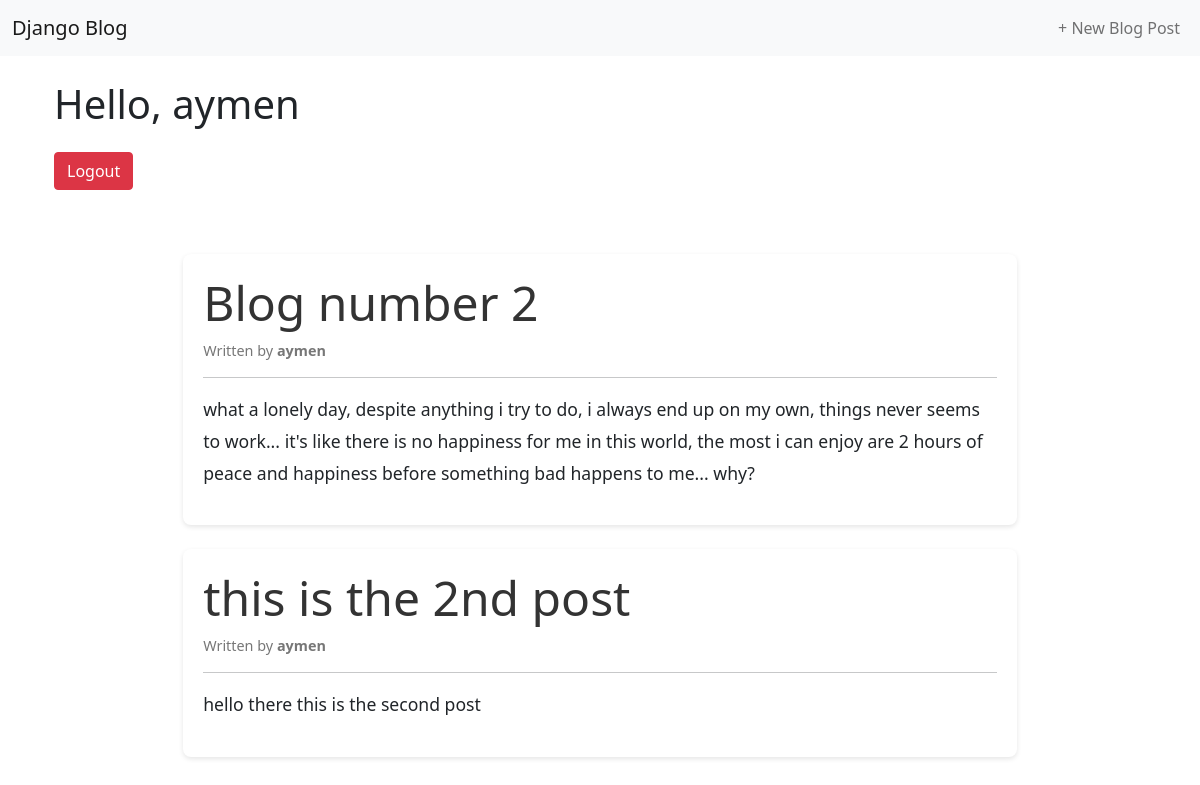
/blog/ (signed in), run on an earlier commit of the app's database.
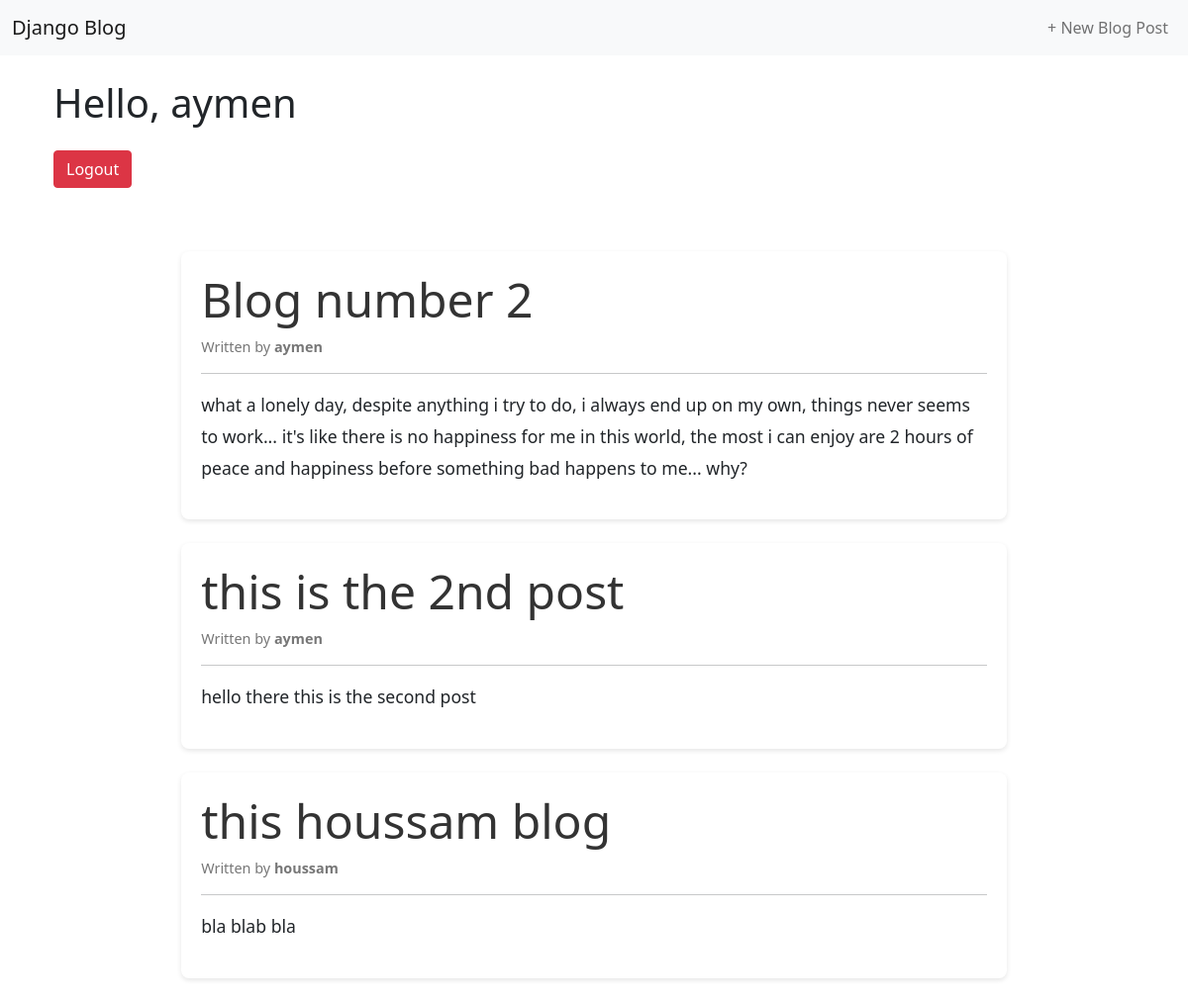
And on a later commit of the database.
### blog/models.py (models this page shows, shortened)
class BlogModel(models.Model):
    title = models.CharField(max_length=20)
    body = models.TextField()
    author = models.ForeignKey(
        'auth.User',                #! this is the foreing class that is associated to the foreign key
        on_delete=models.CASCADE    #! this will specify that when the user is deleted the blog will be deleted too
    )

### blog/views.py (the view)
# urls.py: path('', BlogListView.as_view(), name='home_page'),
class BlogListView(ListView):
    model = BlogModel
    template_name = "home.html"
    context_object_name = "blogsList"

### templates/home.html (shortened to what this page needs)
{% extends 'base.html' %}
{% block content %}
    {% if user.is_authenticated %}
    <div class="container">
        <h1 class="my-4">Hello, {{ user.username }}</h1>
        <form action="{% url 'logout' %}" method="POST">
            <button type="submit" class="btn btn-danger">Logout</button>
        </form>
        <div class="blogs-container mt-4">
            {% for blog in blogsList %}
            <div class="blog-post mb-4">
                <h2 class="blog-title">
                    <a href="{% url 'blog_details' blog.pk %}" class="text-decoration-none">{{ blog.title }}</a>
                </h2>
                <p class="blog-author">Written by <strong>{{ blog.author }}</strong></p>
                <hr>
                <p class="blog-body">
                    {{ blog.body }}
                </p>
            </div>
            {% endfor %}
        </div>
    </div>
    {% else %}
    <div class="container">
        <p>You need to log in from <a href="{% url 'login' %}">here</a></p>
    </div>
    {% endif %}
{% endblock %}

What changed in the data, as far as the page shows it:
added BlogModel: title "this houssam blog", author "houssam", body "bla blab bla"
